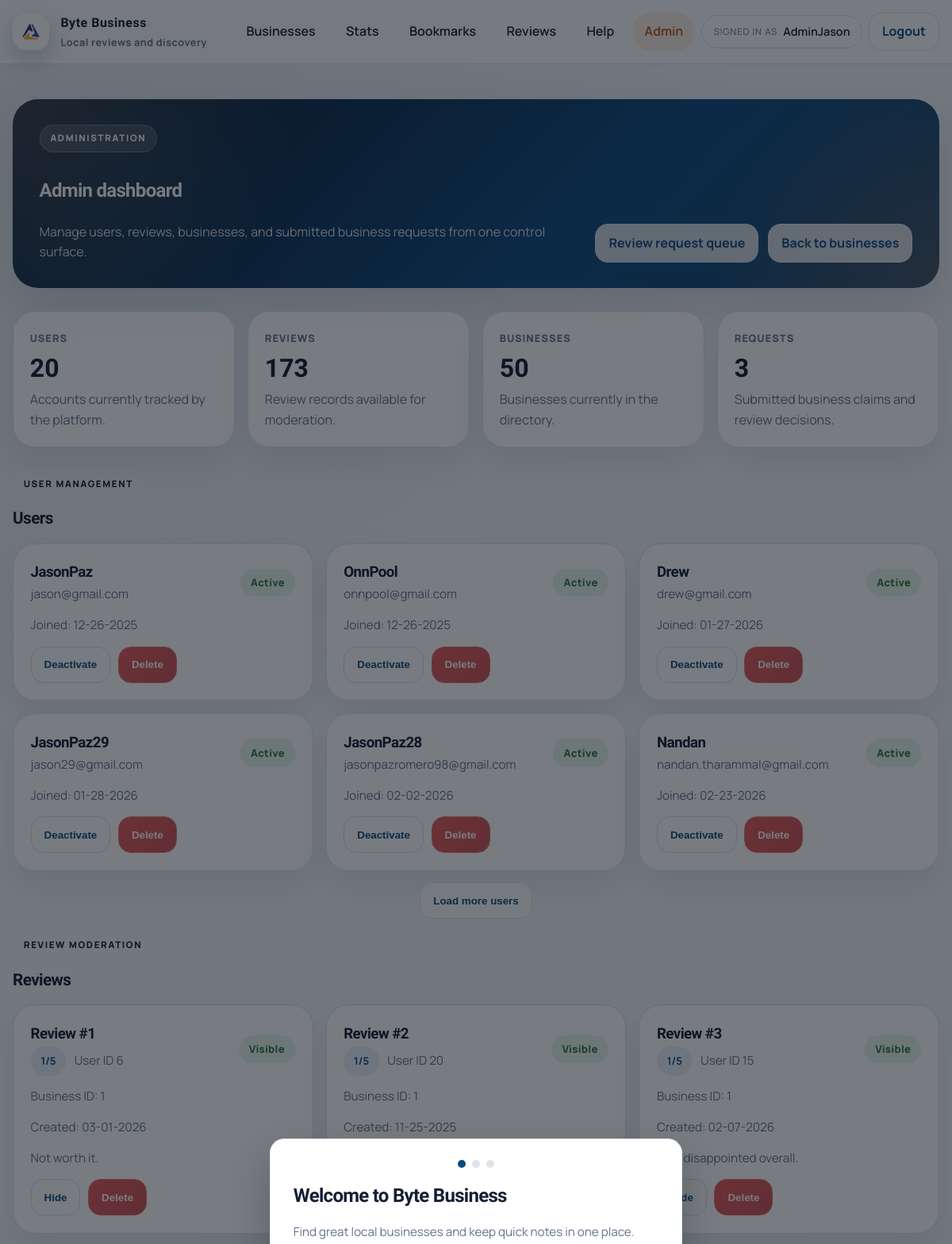
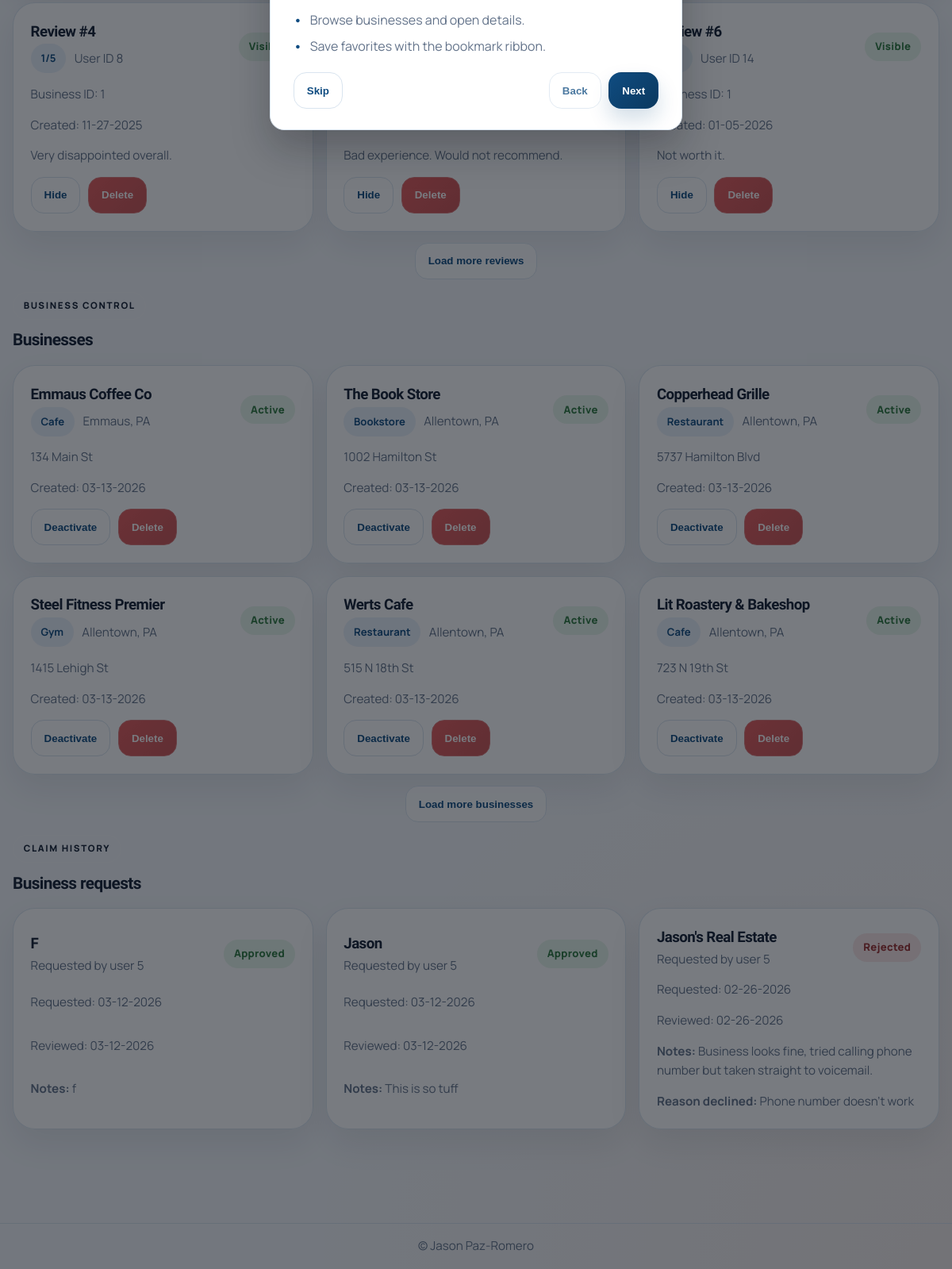
Screenshot of /admin-dashboard (signed in) with the database file from the repository (2 pictures, top to bottom).
### app/models.py (models this page shows)
class User(db.Model, UserMixin):
    id = db.Column(db.Integer, primary_key=True)
    username = db.Column(db.String(150), unique=True, nullable=False)
    email = db.Column(db.String(150), unique=True, nullable=False)
    password = db.Column(db.String(256), nullable=False)
    created_at = db.Column(db.DateTime, default=datetime.utcnow)
    is_verified = db.Column(db.Boolean, default=False)
    verified_at = db.Column(db.DateTime, default=None)
    last_verification_email_sent_at = db.Column(db.DateTime, default=None)
    is_admin = db.Column(db.Boolean, default=False)
    is_active = db.Column(db.Boolean, default=True)
    bookmarks = db.relationship("BookMark", back_populates="user", cascade="all, delete-orphan")
    reviews = db.relationship("Review", back_populates="user", cascade="all, delete-orphan")
    redeemed_deals = db.relationship("RedeemDeal", back_populates="user", cascade="all, delete-orphan")
    business_requests = db.relationship("BusinessRequest", back_populates="user", cascade="all, delete-orphan")
    review_likes = db.relationship("ReviewLike", back_populates="user", cascade="all, delete-orphan")

class Review(db.Model):
    id = db.Column(db.Integer, primary_key=True)
    business_id = db.Column(db.Integer, db.ForeignKey('business.id'), nullable=False)
    user_id = db.Column(db.Integer, db.ForeignKey('user.id'), nullable=False)
    rating = db.Column(db.Integer, nullable=False)
    comment = db.Column(db.Text, nullable=True)
    created_at = db.Column(db.DateTime, default=datetime.utcnow)
    is_visible = db.Column(db.Boolean, default=True)
    user = db.relationship("User", back_populates="reviews")
    business = db.relationship("Business", back_populates="reviews")
    review_images = db.relationship("ReviewImage", back_populates="review", cascade="all, delete-orphan")
    likes = db.relationship("ReviewLike", back_populates="review", cascade="all, delete-orphan")

### app/admin_routes.py (the view)
@admin_bp.route("/admin-dashboard", methods=["GET"])
@login_required
def admin_dashboard():
    if not current_user.is_admin:
        flash("You are not allowed on this route!", "error")
        return redirect(url_for("main.list_businesses"))
    users = User.query.all()
    reviews = Review.query.all()
    businesses = Business.query.all()
    business_requests = BusinessRequest.query.order_by(BusinessRequest.created_at.desc()).all()
    return render_template(
        "admin_dashboard.html",
        users=users,
        reviews=reviews,
        businesses=businesses,
        business_requests=business_requests
    )

### app/auth_routes.py (called while the page is built)
@login_manager.user_loader
def load_user(user_id):
    return User.query.get(int(user_id))

### app/templates/admin_dashboard.html (shortened to what this page needs)
{% extends "base.html" %}
{% block content %}
<div class="page-shell admin-page">
  <div class="container">
    <section class="hero-panel hero-panel-compact fade-up">
      <div class="hero-panel-copy">
        <span class="section-kicker">Administration</span>
        <h1>Admin dashboard</h1>
        <p>Manage users, reviews, businesses, and submitted business requests from one control surface.</p>
      </div>
      <div class="page-actions">
        <a class="button subtle" href="{{ url_for('admin.business_requests_admin') }}">Review request queue</a>
        <a class="button subtle" href="{{ url_for('main.list_businesses') }}">Back to businesses</a>
      </div>
    </section>
    <section class="section fade-up">
      <div class="stats-grid admin-stats-grid">
        <article class="stats-panel">
          <span class="stats-label">Users</span>
          <strong>{{ users|length }}</strong>
          <p>Accounts currently tracked by the platform.</p>
        </article>
        <article class="stats-panel">
          <span class="stats-label">Reviews</span>
          <strong>{{ reviews|length }}</strong>
          <p>Review records available for moderation.</p>
        </article>
        <article class="stats-panel">
          <span class="stats-label">Businesses</span>
          <strong>{{ businesses|length }}</strong>
          <p>Businesses currently in the directory.</p>
        </article>
        <article class="stats-panel">
          <span class="stats-label">Requests</span>
          <strong>{{ business_requests|length }}</strong>
          <p>Submitted business claims and review decisions.</p>
        </article>
      </div>
    </section>
    <section class="section fade-up">
      <div class="admin-region" data-lazy-region data-page-size="6">
        <div class="section-header modern-header compact-header">
          <div>
            <span class="section-kicker">User management</span>
            <h2>Users</h2>
          </div>
        </div>
        <div class="surface-grid surface-grid--2">
          {% for user in users %}
          <article class="surface-card admin-item-card" data-lazy-item>
            <div class="toolbar-split">
              <div>
                <h3>{{ user.username }}</h3>
                <p class="muted">{{ user.email }}</p>
              </div>
              <div class="chip-row">
                <span class="status-pill {{ 'active' if user.is_active else 'inactive' }}">{{ 'Active' if user.is_active else 'Inactive' }}</span>
              </div>
            </div>
            <p class="muted">Joined: {{ user.created_at.strftime('%m-%d-%Y') if user.created_at else '—' }}</p>
            <div class="review-actions">
              {% if user.is_active %}
              <form method="POST" action="{{ url_for('admin.admin_deactivate_user', user_id=user.id) }}">
                <button class="button subtle" type="submit">Deactivate</button>
              </form>
              {% else %}
              <form method="POST" action="{{ url_for('admin.admin_activate_user', user_id=user.id) }}">
                <button class="button" type="submit">Activate</button>
              </form>
              {% endif %}
              <button class="button danger" type="button" disabled title="Delete route not enabled">Delete</button>
            </div>
          </article>
          {% endfor %}
        </div>
        <div class="load-more-row"><button class="button subtle" type="button" data-load-more>Load more users</button></div>
      </div>
      <div class="admin-region" data-lazy-region data-page-size="6">
        <div class="section-header modern-header compact-header">
          <div>
            <span class="section-kicker">Review moderation</span>
            <h2>Reviews</h2>
          </div>
        </div>
        <div class="surface-grid surface-grid--2">
          {% for review in reviews %}
          <article class="surface-card admin-item-card" data-lazy-item>
            <div class="toolbar-split">
              <div>
                <h3>Review #{{ review.id }}</h3>
                <div class="business-meta">
                  <span class="metric-chip">{{ review.rating }}/5</span>
                  <span class="muted">User ID {{ review.user_id }}</span>
                </div>
              </div>
              <span class="status-pill {{ 'visible' if review.is_visible else 'hidden' }}">{{ 'Visible' if review.is_visible else 'Hidden' }}</span>
            </div>
            <p class="muted">Business ID: {{ review.business_id }}</p>
            <p class="muted">Created: {{ review.created_at.strftime('%m-%d-%Y') if review.created_at else '—' }}</p>
            {% if review.comment %}<p class="muted">{{ review.comment[:140] }}{% if review.comment|length > 140 %}...{% endif %}</p>{% endif %}
            <div class="review-actions">
              {% if review.is_visible %}
              <form method="POST" action="{{ url_for('admin.admin_hide_review', review_id=review.id) }}">
                <button class="button subtle" type="submit">Hide</button>
              </form>
              {% else %}
              <form method="POST" action="{{ url_for('admin.admin_show_review', review_id=review.id) }}">
                <button class="button" type="submit">Show</button>
              </form>
              {% endif %}
              <button class="button danger" type="button" disabled title="Delete route not enabled">Delete</button>
            </div>
          </article>
          {% endfor %}
        </div>
        <div class="load-more-row"><button class="button subtle" type="button" data-load-more>Load more reviews</button></div>
      </div>
      <div class="admin-region" data-lazy-region data-page-size="6">
        <div class="section-header modern-header compact-header">
          <div>
            <span class="section-kicker">Business control</span>
            <h2>Businesses</h2>
          </div>
        </div>
        <div class="surface-grid surface-grid--2">
          {% for biz in businesses %}
          <article class="surface-card admin-item-card" data-lazy-item>
            <div class="toolbar-split">
              <div>
                <h3>{{ biz.name }}</h3>
                <div class="business-meta">
                  <span class="metric-chip">{{ biz.category }}</span>
                  <span class="muted">{{ biz.location }}</span>
                </div>
              </div>
              <span class="status-pill {{ 'active' if biz.is_active else 'inactive' }}">{{ 'Active' if biz.is_active else 'Inactive' }}</span>
            </div>
            <p class="muted">{{ biz.address }}</p>
            <p class="muted">Created: {{ biz.created_at.strftime('%m-%d-%Y') if biz.created_at else '—' }}</p>
            <div class="review-actions">
              {% if biz.is_active %}
              <form method="POST" action="{{ url_for('admin.admin_deactivate_business', business_id=biz.id) }}">
                <button class="button subtle" type="submit">Deactivate</button>
              </form>
              {% else %}
              <form method="POST" action="{{ url_for('admin.admin_activate_business', business_id=biz.id) }}">
                <button class="button" type="submit">Activate</button>
              </form>
              {% endif %}
              <button class="button danger" type="button" disabled title="Delete route not enabled">Delete</button>
            </div>
          </article>
          {% endfor %}
        </div>
        <div class="load-more-row"><button class="button subtle" type="button" data-load-more>Load more businesses</button></div>
      </div>
      <div class="admin-region" data-lazy-region data-page-size="6">
        <div class="section-header modern-header compact-header">
          <div>
            <span class="section-kicker">Claim history</span>
            <h2>Business requests</h2>
          </div>
        </div>
        <div class="surface-grid surface-grid--2">
          {% for req in business_requests %}
          {% set is_reviewed = (not req.is_active) and req.reviewed_at %}
          {% set is_rejected = is_reviewed and req.reason_declined %}
          {% set status_label = 'Pending' if req.is_active else ('Rejected' if is_rejected else 'Approved') %}
          {% set status_class = 'pending' if req.is_active else ('rejected' if is_rejected else 'approved') %}
          <article class="surface-card admin-item-card" data-lazy-item>
            <div class="toolbar-split">
              <div>
                <h3>{{ req.business_name }}</h3>
                <p class="muted">Requested by user {{ req.user_id }}</p>
              </div>
              <span class="status-pill {{ status_class }}">{{ status_label }}</span>
            </div>
            <p class="muted">Requested: {{ req.created_at.strftime('%m-%d-%Y') if req.created_at else '—' }}</p>
            <p class="muted">Reviewed: {{ req.reviewed_at.strftime('%m-%d-%Y') if req.reviewed_at else 'Not reviewed yet' }}</p>
            {% if req.decision_notes %}<p class="muted"><strong>Notes:</strong> {{ req.decision_notes }}</p>{% endif %}
            {% if req.reason_declined %}<p class="muted"><strong>Reason declined:</strong> {{ req.reason_declined }}</p>{% endif %}
          </article>
          {% endfor %}
        </div>
      </div>
    </section>
  </div>
</div>
{% endblock %}

### app/templates/base.html (shortened to what this page needs)
<!doctype html>
<html lang="en">
<head>
  <link rel="stylesheet" href="{{ url_for('static', filename='styles.css') }}">
</head>
<body>
  <header class="site-header">
    <div class="container nav-shell">
      <a class="brand" href="{{ url_for('main.home') }}">
        <span class="brand-mark" aria-hidden="true">
          <img src="{{ url_for('static', filename='FBLA-Symbol.png') }}" alt="">
        </span>
        <span class="brand-copy">
          <span class="brand-name">Byte Business</span>
          <span class="brand-tagline">Local reviews and discovery</span>
        </span>
      </a>
      <nav class="nav-desktop" aria-label="Primary">
        {% if current_user.is_authenticated %}
        <a class="nav-link" href="{{ url_for('main.list_businesses') }}">Businesses</a>
        <a class="nav-link" href="{{ url_for('main.stats') }}">Stats</a>
        <a class="nav-link" href="{{ url_for('bookmarks.view_bookmarks') }}">Bookmarks</a>
        <a class="nav-link" href="{{ url_for('main.reviews') }}">Reviews</a>
        <a class="nav-link" href="{{ url_for('main.help') }}">Help</a>
        {% if current_user.is_admin %}
        <a class="nav-link nav-link-accent" href="{{ url_for('admin.admin_dashboard') }}">Admin</a>
        {% endif %}
        <div class="nav-user">
          <span class="nav-user-label">Signed in as</span>
          <span class="nav-user-name">{{ current_user.username }}</span>
        </div>
        <a class="button subtle" href="{{ url_for('auth.logout') }}">Logout</a>
        {% else %}
        <a class="nav-link" href="{{ url_for('main.home') }}">Home</a>
        <a class="nav-link" href="{{ url_for('main.list_businesses') }}">Businesses</a>
        <a class="nav-link" href="{{ url_for('auth.login') }}">Login</a>
        <a class="button" href="{{ url_for('auth.register') }}">Register</a>
        {% endif %}
      </nav>
    </div>
  </header>
  <main class="page">
    {% block content %}{% endblock %}
  </main>
  <div class="onboarding" data-onboarding hidden>
    <div class="onboarding-card" role="dialog" aria-modal="true" aria-labelledby="onboarding-title">
      <div class="onboarding-progress" aria-hidden="true">
        <span class="onboarding-dot is-active" data-dot></span>
        <span class="onboarding-dot" data-dot></span>
        <span class="onboarding-dot" data-dot></span>
      </div>
      <div class="onboarding-slide is-active" data-slide="0">
        <h2 id="onboarding-title">Welcome to Byte Business</h2>
        <p class="muted">Find great local businesses and keep quick notes in one place.</p>
        <ul class="list">
          <li>Browse businesses and open details.</li>
          <li>Save favorites with the bookmark ribbon.</li>
        </ul>
      </div>
      <div class="onboarding-actions">
        <button class="button subtle" type="button" data-skip>Skip</button>
        <div class="onboarding-nav">
          <button class="button subtle" type="button" data-back disabled>Back</button>
          <button class="button" type="button" data-next>Next</button>
        </div>
      </div>
    </div>
  </div>
  <footer class="site-footer">
    <div class="container footer-inner">
      <span>&copy; Jason Paz-Romero</span>
    </div>
  </footer>
</body>
</html>

### rows the page displays
User: username "AdminJason"
User: username "JasonPaz", email "jason@gmail.com", is_active "Active", created_at "12-26-2025"
User: username "OnnPool", email "onnpool@gmail.com", is_active "Active", created_at "12-26-2025"
User: username "Drew", email "drew@gmail.com", is_active "Active", created_at "01-27-2026"
User: username "JasonPaz29", email "jason29@gmail.com", is_active "Active", created_at "01-28-2026"
User: username "JasonPaz28", email "jasonpazromero98@gmail.com", is_active "Active", created_at "02-02-2026"
User: username "Nandan", email "nandan.tharammal@gmail.com", is_active "Active", created_at "02-23-2026"
Review: id "1", rating "1", user_id "6", is_visible "Visible", business_id "1", created_at "03-01-2026", comment "Not worth it."
Review: id "2", rating "1", user_id "20", is_visible "Visible", business_id "1", created_at "11-25-2025"
Review: id "3", rating "1", user_id "15", is_visible "Visible", business_id "1", created_at "02-07-2026", comment "Very disappointed overall."
Review: id "4", rating "1", user_id "8", is_visible "Visible", business_id "1", created_at "11-27-2025", comment "Very disappointed overall."
Review: comment "Bad experience. Would not recommend."
Review: id "6", user_id "14", is_visible "Visible", business_id "1", created_at "01-05-2026", comment "Not worth it."

### other values shown
{{ users|length }} "20"
{{ reviews|length }} "173"
{{ businesses|length }} "50"
{{ business_requests|length }} "3"
